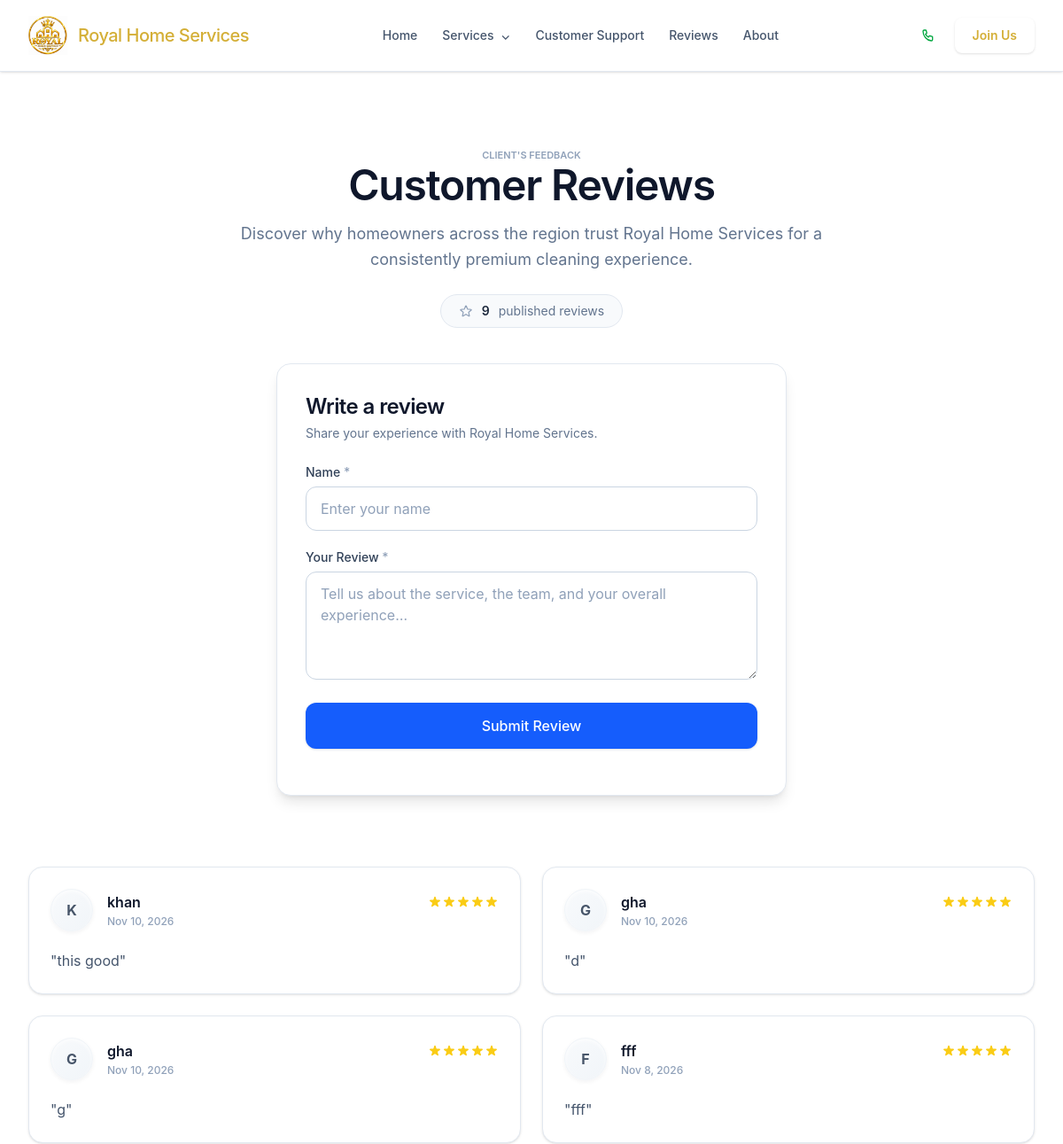
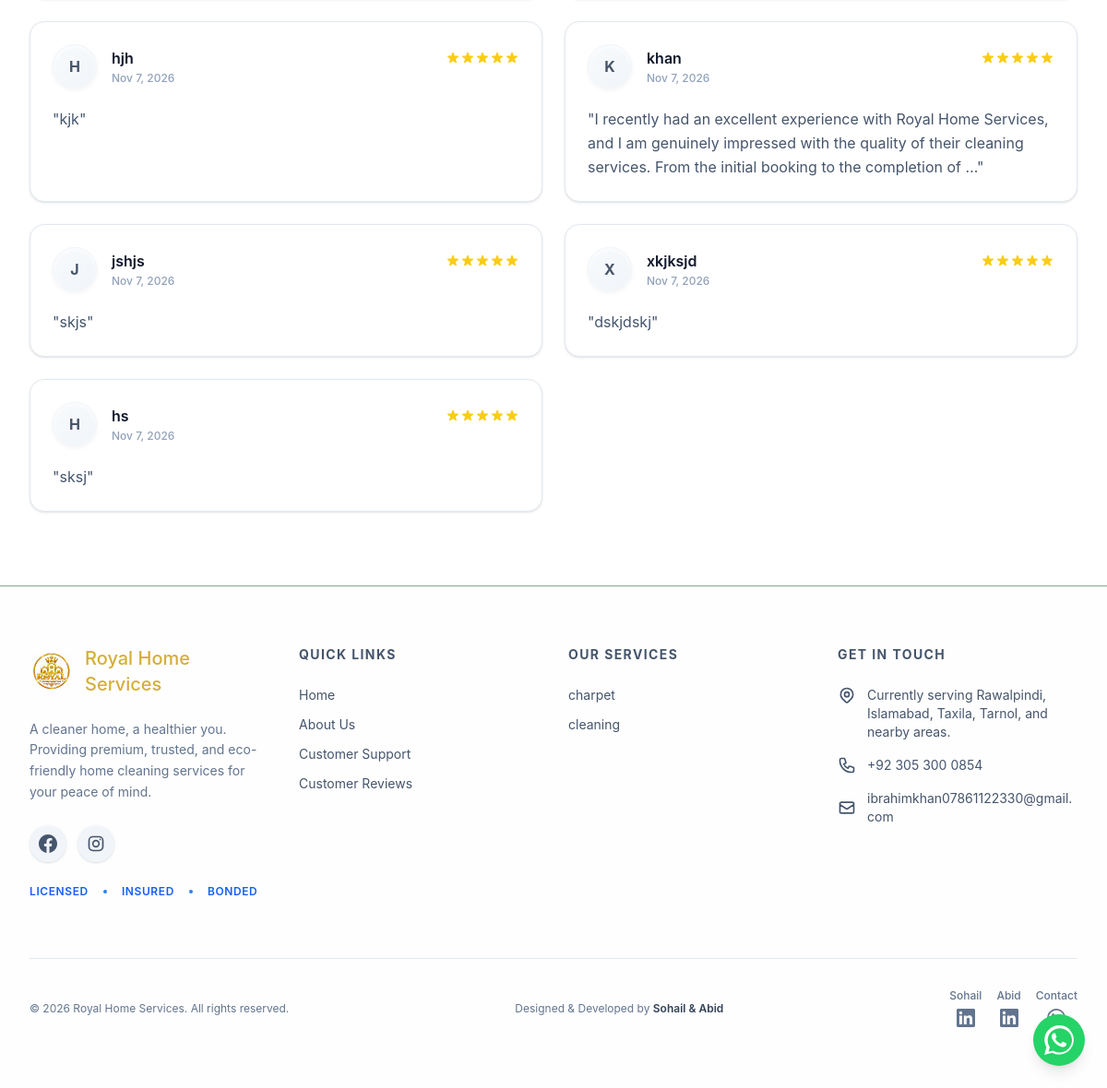
/review/, run on the app's committed database (2 pictures, top to bottom).
### admin2/models.py (models this page shows, shortened)
class Review(models.Model):
    name        = models.CharField(max_length=100)
    review      = models.TextField(max_length=2000)
    created_at  = models.DateTimeField(auto_now_add=True)
    is_approved = models.BooleanField(default=False)
    class Meta:
        ordering = ["-created_at"]

### homepage/models.py (models this page shows, shortened)
class SEOFields(models.Model):
    meta_title = models.CharField(
        max_length=70,
        blank=True,
        help_text='Search result title. Aim for about 50-60 characters. Leave blank to use an automatic title.',
    )
    meta_description = models.CharField(
        max_length=320,
        blank=True,
        help_text='Search result snippet. Aim for about 120-155 characters. Leave blank to use an automatic description.',
    )
    focus_keyword = models.CharField(
        max_length=100,
        blank=True,
        help_text="The main search phrase this page targets, e.g. 'deep cleaning services in Islamabad'. Used for the SEO check only; it is not output on the page.",
    )
    secondary_keywords = models.TextField(
        blank=True,
        help_text='Supporting phrases, one per line or comma-separated. Used for the SEO check only; it is not output on the page.',
    )
    canonical_url = models.URLField(
        max_length=300,
        blank=True,
        help_text="Leave blank in almost all cases (the page's own URL is used). Only set to point to another public page on this website; other hosts are rejected.",
    )
    og_title = models.CharField(
        max_length=95,
        blank=True,
        verbose_name='Social title',
        help_text='Title for Facebook, WhatsApp, X/Twitter shares. Blank = use the SEO title.',
    )
    og_description = models.CharField(
        max_length=300,
        blank=True,
        verbose_name='Social description',
        help_text='Description for social shares. Blank = use the meta description.',
    )
    og_image = models.ImageField(
        upload_to='seo/',
        blank=True,
        null=True,
        verbose_name='Social image',
        help_text='Recommended 1200x630 px. Blank = the service image, or the site default image.',
    )
    robots_index = models.BooleanField(
        default=True,
        verbose_name='Allow search engines to index',
        help_text="Untick to add 'noindex' and remove the page from the sitemap.",
    )
    robots_follow = models.BooleanField(
        default=True,
        verbose_name='Allow search engines to follow links',
        help_text="Untick to add 'nofollow'.",
    )
    schema_enabled = models.BooleanField(
        default=True,
        verbose_name='Output structured data (JSON-LD)',
        help_text='Untick to remove JSON-LD from this page.',
    )
    class Meta:
        abstract = True

class Category(SEOFields):
    category_name = models.CharField(
        max_length=100,
        unique=True
    )
    slug = models.SlugField(
        max_length=120,
        unique=True,
        blank=True
    )
    class Meta:
        verbose_name = "Category"
        verbose_name_plural = "Categories"
        ordering = ["category_name"]

### admin2/views.py (the view, shortened to what this page needs)
# urls.py: path('review/', review, name='review'),
def review(request):
    reviews = Review.objects.filter(is_approved=True)
    return render(request, 'admin/review.html', {
        'reviews': reviews,
        'total_reviews': reviews.count()
    })

### templates/admin/review.html (shortened to what this page needs)
{% extends "index1.html" %}
{% block content %}
<main class="mx-auto w-full max-w-7xl px-4 sm:px-6 lg:px-8 py-10 sm:py-14 lg:py-20 bg-white text-slate-900">
  <section class="text-center mb-10 sm:mb-14">
    <span class="inline-block text-[11px] font-semibold tracking-[0.24em] uppercase text-slate-400 mb-3">
      Client's Feedback
    </span>
    <h1 class="text-3xl sm:text-4xl lg:text-5xl font-semibold tracking-tight text-slate-900">
      Customer Reviews
    </h1>
    <p class="mt-4 text-base sm:text-lg text-slate-500 max-w-2xl mx-auto leading-relaxed">
      Discover why homeowners across the region trust Royal Home Services
      for a consistently premium cleaning experience.
    </p>
    <div class="mt-6 inline-flex items-center gap-2.5 rounded-full bg-slate-50 border border-slate-200 px-5 py-2 text-sm">
      <span class="font-semibold text-slate-800">{{ total_reviews }}</span>
      <span class="text-slate-500">published review{{ total_reviews|pluralize }}</span>
    </div>
  </section>
  <section aria-label="Submit a review" class="mx-auto max-w-xl mb-14 sm:mb-20">
    <div class="rounded-2xl border border-slate-200 bg-white p-6 sm:p-8 shadow-lg shadow-slate-200/60">
      <h2 class="text-2xl font-semibold tracking-tight text-slate-900">Write a review</h2>
      <p class="mt-1 text-sm text-slate-500">Share your experience with Royal Home Services.</p>
      <form id="reviewForm" class="mt-6 space-y-5" novalidate>
        <div>
          <label for="reviewName" class="mb-1.5 block text-sm font-medium text-slate-700">
            Name <span class="text-slate-400" aria-hidden="true">*</span>
          </label>
          <input id="reviewName" name="name" type="text" required autocomplete="name"
                 placeholder="Enter your name" maxlength="100"
                 aria-required="true" aria-describedby="reviewNameError"
                 class="field w-full rounded-xl border border-slate-300 bg-white px-4 py-3 text-slate-900 placeholder-slate-400 transition-colors" />
        </div>
        <div>
          <label for="reviewText" class="mb-1.5 block text-sm font-medium text-slate-700">
            Your Review <span class="text-slate-400" aria-hidden="true">*</span>
          </label>
          <textarea id="reviewText" name="review" rows="4" required
                    placeholder="Tell us about the service, the team, and your overall experience…"
                    aria-required="true" aria-describedby="reviewTextError"
                    class="field w-full resize-y rounded-xl border border-slate-300 bg-white px-4 py-3 text-slate-900 placeholder-slate-400 transition-colors"></textarea>
        </div>
        <button id="submitBtn" type="submit"
                class="inline-flex w-full items-center justify-center gap-2 rounded-xl bg-blue-600 px-6 py-3.5 font-medium text-white shadow-sm shadow-blue-300/50 transition-all duration-150 hover:bg-blue-700 active:bg-blue-800 focus:outline-none focus:ring-2 focus:ring-blue-400 focus:ring-offset-2 disabled:cursor-not-allowed disabled:opacity-70">
          <span id="submitLabel">Submit Review</span>
        </button>
      </form>
    </div>
  </section>
  <section aria-label="Customer reviews">
    {% if reviews %}
      <div class="grid grid-cols-1 md:grid-cols-2 xl:grid-cols-3 gap-6 sm:gap-8">
        {% for r in reviews %}
          <article class="review-card flex h-full flex-col rounded-2xl border border-slate-200 bg-white p-6 sm:p-7 shadow-sm">
            <div class="flex items-center gap-4 mb-5">
              <div class="vip-initials flex h-12 w-12 flex-shrink-0 items-center justify-center rounded-full border border-slate-100">
                <span class="text-base font-bold">
                  {{ r.name|slice:":1"|upper }}
                </span>
              </div>
              <div class="min-w-0 flex-1">
                <div class="flex items-center justify-between">
                  <p class="truncate text-[15px] font-semibold text-slate-900">
                    {{ r.name }}
                  </p>
                  <div class="flex gap-0.5 ml-2" aria-label="5 out of 5 stars">
                  </div>
                </div>
                <p class="mt-0.5 text-xs font-medium text-slate-400">
                  {{ r.created_at|date:"M j, Y" }}
                </p>
              </div>
            </div>
            <p class="flex-1 whitespace-pre-line break-words text-[14.5px] leading-relaxed text-slate-600">
              "{{ r.review  |truncatewords:30 }}"
            </p>
          </article>
        {% endfor %}
      </div>
    {% endif %}
  </section>
</main>
{% endblock content %}

### templates/footer.html (shortened to what this page needs)
{% load static %}
<footer id="contact" class="bg-white/90 text-slate-600 border-t border-green-900/50">
  <div class="mx-auto max-w-7xl px-4 sm:px-6 lg:px-8 py-10 sm:py-16">
    <div class="grid grid-cols-1 sm:grid-cols-2 lg:grid-cols-4 gap-8 sm:gap-10 lg:gap-8">
<div class="lg:col-span-1">
    <a href="#home" class="flex items-center gap-3 mb-4 sm:mb-6">
        <img src="{% static 'images/logo.jpg' %}"
             alt="Royal Home Services"
             class="h-10 sm:h-12 w-auto object-contain bg-white/10 p-1 rounded-lg" />
        <span class="sm:font-medium text-sm sm:text-xl text-[#d4af37]">
            Royal Home Services
        </span>
    </a>
    <p class="text-xs sm:text-sm text-slate-500 leading-relaxed mb-5 sm:mb-6">
        A cleaner home, a healthier you. Providing premium, trusted, and eco-friendly home cleaning services for your peace of mind.
    </p>
    <div class="flex items-center gap-3 mb-5 sm:mb-6">
        <a href="https://www.facebook.com/share/1FQxapvaFA/"
           target="_blank"
           rel="noopener noreferrer"
           aria-label="Visit Royal Home Services on Facebook"
           class="w-10 h-10 flex items-center justify-center rounded-full bg-slate-100 text-[#1877F2] hover:bg-[#1877F2] hover:text-white hover:-translate-y-1 transition-all duration-300 shadow-sm">
        </a>
        <a href="https://www.instagram.com/ibrahim50354?utm_source=qr&amp;cplk=MWVnM3V4ejdqOGszaw=="
           target="_blank"
           rel="noopener noreferrer"
           aria-label="Visit Royal Home Services on Instagram"
           class="w-10 h-10 flex items-center justify-center rounded-full bg-slate-100 text-[#C13584] hover:bg-gradient-to-tr hover:from-[#feda75] hover:via-[#d62976] hover:to-[#4f5bd5] hover:text-white hover:-translate-y-1 transition-all duration-300 shadow-sm">
            <svg class="w-5 h-5" fill="none" stroke="currentColor"
                 stroke-width="2" viewBox="0 0 24 24"
                 aria-hidden="true">
                <rect x="3" y="3" width="18" height="18" rx="5"/>
                <circle cx="12" cy="12" r="4"/>
                <circle cx="17.5" cy="6.5" r="1" fill="currentColor" stroke="none"/>
            </svg>
        </a>
    </div>
    <div class="flex items-center flex-wrap gap-3 sm:gap-4 text-[10px] sm:text-xs font-semibold text-blue-600 uppercase tracking-wider">
        <span>Licensed</span>
        <span class="w-1 h-1 rounded-full bg-blue-500"></span>
        <span>Insured</span>
        <span class="w-1 h-1 rounded-full bg-blue-500"></span>
        <span>Bonded</span>
    </div>
</div>
      <div>
        <h4 class="text-xs sm:text-sm font-bold uppercase tracking-widest text-slate-600 mb-3 sm:mb-6">Quick Links</h4>
        <nav class="flex flex-col gap-2.5 sm:gap-3 text-xs sm:text-sm text-slate-600">
          <a href="{% url 'home' %}" class="hover:scale-105 hover:underline transition-all w-fit">Home</a>
          <a href="{% url 'about' %}" class="hover:scale-105 hover:underline transition-all w-fit">About Us</a>
          <a href="{% url 'complaint' %}" class="hover:scale-105 hover:underline transition-all w-fit">Customer Support</a>
          <a href="{% url 'review' %}" class="hover:scale-105 hover:underline transition-all w-fit">Customer Reviews</a>
        </nav>
      </div>
      <div>
        <h4 class="text-xs sm:text-sm font-bold uppercase tracking-widest text-slate-600 mb-3 sm:mb-6">Our Services</h4>
        <nav class="flex flex-col gap-2.5 sm:gap-3 text-xs sm:text-sm text-slate-600">
{% for category in nav_categories %}
    <a href="{% url 'explor' slug=category.slug %}"
       class="hover:scale-105 hover:underline transition-all w-fit">
        {{ category.category_name }}
    </a>
{% empty %}
    <span class="text-sm text-slate-400">
        No categories available
    </span>
{% endfor %}
        </nav>
      </div>
      <div>
        <h4 class="text-xs sm:text-sm font-bold uppercase tracking-widest text-slate-600 mb-3 sm:mb-6">Get in Touch</h4>
        <ul class="flex flex-col gap-3 sm:gap-4 text-xs sm:text-sm text-slate-600">
          <li class="flex items-start gap-2.5 sm:gap-3">
            <span class="break-words">Currently serving Rawalpindi, Islamabad, Taxila, Tarnol, and nearby areas.</span>
          </li>
          <li class="flex items-center gap-2.5 sm:gap-3">
            <a href="tel:+923053000854" class="hover:scale-105 hover:text-brand-600 transition-colors">+92 305 300 0854</a>
          </li>
          <li class="flex items-center gap-2.5 sm:gap-3">
            <svg class="w-4 h-4 sm:w-5 sm:h-5 text-brand-500 shrink-0" fill="none" stroke="currentColor" viewBox="0 0 24 24"><path stroke-linecap="round" stroke-linejoin="round" stroke-width="2" d="M3 8l7.89 5.26a2 2 0 002.22 0L21 8M5 19h14a2 2 0 002-2V7a2 2 0 00-2-2H5a2 2 0 00-2 2v10a2 2 0 002 2z"/></svg>
            <a href="mailto:ibrahimkhan07861122330@gmail.com" class="hover:scale-105 hover:text-brand-600 transition-colors break-all">ibrahimkhan07861122330@gmail.com</a>
          </li>
        </ul>
      </div>
    </div>
<div class="mt-10 sm:mt-16 pt-6 sm:pt-8 border-t border-slate-200 flex flex-col md:flex-row justify-between items-center gap-5">
    <p class="text-[10px] sm:text-xs text-slate-500 text-center md:text-left">
        &copy; 2026 Royal Home Services. All rights reserved.
    </p>
    <p class="text-[10px] sm:text-xs text-slate-500 text-center">
        Designed &amp; Developed by
        <strong class="text-slate-700 font-semibold">Sohail &amp; Abid</strong>
    </p>
<div class="flex items-center gap-4 sm:gap-5">
    <a href="https://www.linkedin.com/in/mohammad-sohail-5a73463a2?utm_source=share_via&utm_content=profile&utm_medium=member_ios"
       target="_blank"
       rel="noopener noreferrer"
       aria-label="Sohail on LinkedIn"
       class="flex flex-col items-center gap-1 text-slate-500 hover:text-[#0A66C2] transition-colors">
        <span class="text-[10px] sm:text-xs font-medium">Sohail</span>
        <span class="w-6 h-6 flex items-center justify-center">
        </span>
    </a>
    <a href="https://www.linkedin.com/in/abid-ullah-4596603aa"
       target="_blank"
       rel="noopener noreferrer"
       aria-label="Abid on LinkedIn"
       class="flex flex-col items-center gap-1 text-slate-500 hover:text-[#0A66C2] transition-colors">
        <span class="text-[10px] sm:text-xs font-medium">Abid</span>
        <span class="w-6 h-6 flex items-center justify-center">
        </span>
    </a>
    <a href="https://wa.me/923253960977?text=Hi%21%20I%20need%20a%20website%20for%20my%20business.%20Are%20you%20available%3F"
       target="_blank"
       rel="noopener noreferrer"
       aria-label="Contact on WhatsApp"
       class="flex flex-col items-center gap-1 text-slate-500 hover:text-[#25D366] transition-colors">
        <span class="text-[10px] sm:text-xs font-medium">Contact</span>
        <span class="w-6 h-6 flex items-center justify-center">
        </span>
    </a>
</div>
</div>
  </div>
</footer>
</body>
</html>

### data on the page
Review: name "K", name "khan", created_at "Nov 10, 2026", review "this good"
Review: name "G", name "gha", created_at "Nov 10, 2026", review "d"
Review: name "G", name "gha", created_at "Nov 10, 2026", review "g"
Review: name "F", name "fff", created_at "Nov 8, 2026", review "fff"
Review: name "H", name "hjh", created_at "Nov 7, 2026", review "kjk"
Review: name "K", name "khan", created_at "Nov 7, 2026", review "I recently had an excellent experience with Royal Home Services, and I am genuinely impressed with the quality of their cleaning services. From the initial booking to the completion of …"
Review: name "J", name "jshjs", created_at "Nov 7, 2026", review "skjs"
Review: name "X", name "xkjksjd", created_at "Nov 7, 2026", review "dskjdskj"
Review: name "H", name "hs", created_at "Nov 7, 2026", review "sksj"
Category: category_name "charpet"
Category: category_name "cleaning"

### other printed values
{{ total_reviews }} "9"
